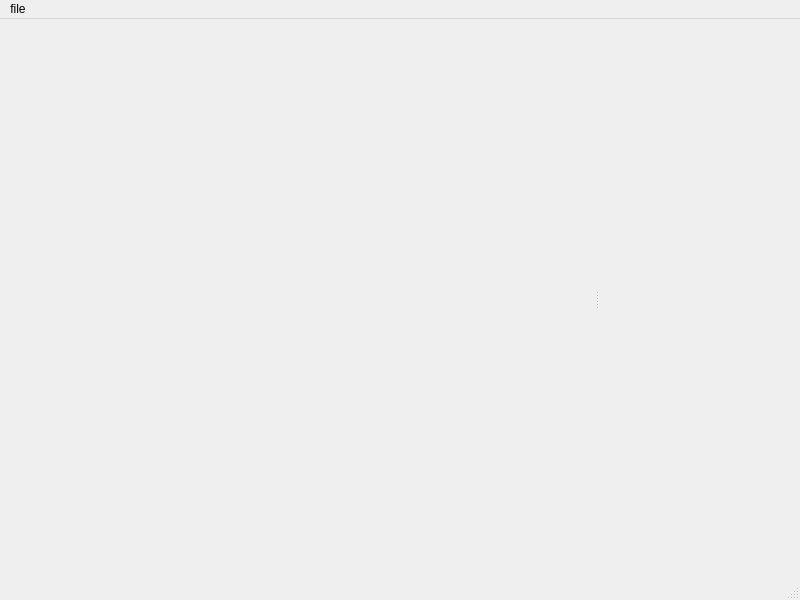
<?xml version="1.0" encoding="UTF-8"?>
<ui version="4.0">
 <class>MeshWindow</class>
 <widget class="QMainWindow" name="MeshWindow">
  <property name="geometry">
   <rect>
    <x>0</x>
    <y>0</y>
    <width>800</width>
    <height>600</height>
   </rect>
  </property>
  <property name="windowTitle">
   <string>MainWindow</string>
  </property>
  <widget class="QWidget" name="centralwidget">
   <layout class="QGridLayout" name="gridLayout">
    <item row="0" column="0">
     <widget class="BaseMeshViewer" name="widget" native="true"/>
    </item>
   </layout>
  </widget>
  <widget class="QMenuBar" name="menubar">
   <property name="geometry">
    <rect>
     <x>0</x>
     <y>0</y>
     <width>800</width>
     <height>21</height>
    </rect>
   </property>
   <widget class="QMenu" name="menuFile">
    <property name="title">
     <string>file</string>
    </property>
    <addaction name="actionOpen"/>
   </widget>
   <addaction name="menuFile"/>
  </widget>
  <widget class="QStatusBar" name="statusbar"/>
  <widget class="QDockWidget" name="dockWidgetRight">
   <property name="minimumSize">
    <size>
     <width>200</width>
     <height>200</height>
    </size>
   </property>
   <property name="features">
    <set>QDockWidget::NoDockWidgetFeatures</set>
   </property>
   <attribute name="dockWidgetArea">
    <number>2</number>
   </attribute>
   <widget class="QWidget" name="dockWidgetContents"/>
  </widget>
  <widget class="QDockWidget" name="dockWidgetLeft">
   <property name="minimumSize">
    <size>
     <width>50</width>
     <height>38</height>
    </size>
   </property>
   <property name="maximumSize">
    <size>
     <width>50</width>
     <height>524287</height>
    </size>
   </property>
   <property name="features">
    <set>QDockWidget::NoDockWidgetFeatures</set>
   </property>
   <attribute name="dockWidgetArea">
    <number>1</number>
   </attribute>
   <widget class="QWidget" name="dockWidgetContents_2"/>
  </widget>
  <action name="actionOpen">
   <property name="text">
    <string>open</string>
   </property>
  </action>
 </widget>
 <customwidgets>
  <customwidget>
   <class>BaseMeshViewer</class>
   <extends>QWidget</extends>
   <header>basemeshviewer.h</header>
   <container>1</container>
  </customwidget>
 </customwidgets>
 <resources/>
 <connections/>
</ui>
